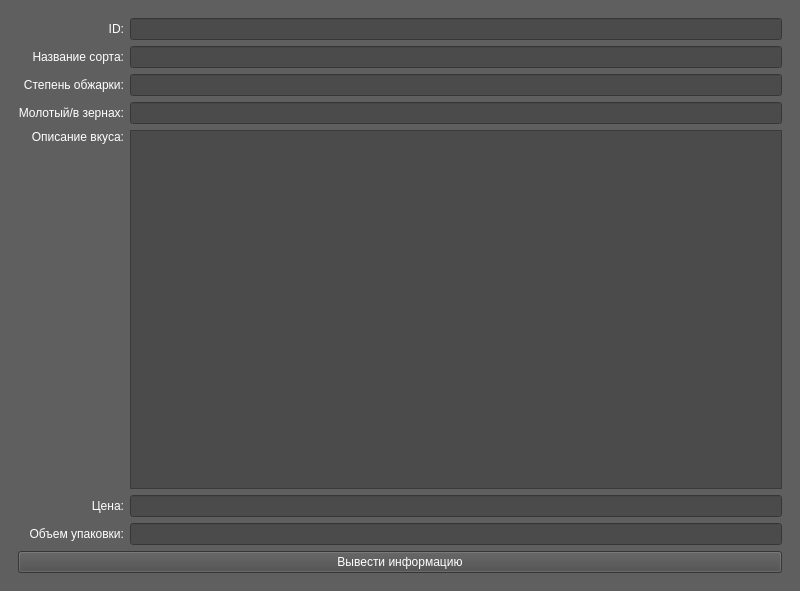
<?xml version="1.0" encoding="UTF-8"?>
<ui version="4.0">
 <class>CoffeWindow</class>
 <widget class="QMainWindow" name="CoffeWindow">
  <property name="geometry">
   <rect>
    <x>0</x>
    <y>0</y>
    <width>800</width>
    <height>591</height>
   </rect>
  </property>
  <property name="windowTitle">
   <string>Coffe</string>
  </property>
  <property name="styleSheet">
   <string notr="true">background-color: rgb(95, 95, 95);</string>
  </property>
  <widget class="QWidget" name="centralwidget">
   <layout class="QHBoxLayout" name="horizontalLayout">
    <item>
     <widget class="QFrame" name="frame">
      <property name="styleSheet">
       <string notr="true">background-color: rgb(95, 95, 95);</string>
      </property>
      <layout class="QGridLayout" name="gridLayout">
       <item row="5" column="1">
        <widget class="QTextEdit" name="description_edit">
         <property name="enabled">
          <bool>false</bool>
         </property>
         <property name="styleSheet">
          <string notr="true">color: rgb(255, 255, 255);
background-color: rgb(75, 75, 75);</string>
         </property>
        </widget>
       </item>
       <item row="7" column="1">
        <widget class="QLineEdit" name="size_edit">
         <property name="enabled">
          <bool>false</bool>
         </property>
         <property name="styleSheet">
          <string notr="true">color: rgb(255, 255, 255);
background-color: rgb(75, 75, 75);</string>
         </property>
        </widget>
       </item>
       <item row="3" column="0">
        <widget class="QLabel" name="label_4">
         <property name="styleSheet">
          <string notr="true">color: rgb(255, 255, 255);</string>
         </property>
         <property name="text">
          <string>Молотый/в зернах:</string>
         </property>
         <property name="alignment">
          <set>Qt::AlignRight|Qt::AlignTrailing|Qt::AlignVCenter</set>
         </property>
        </widget>
       </item>
       <item row="3" column="1">
        <widget class="QLineEdit" name="type_edit">
         <property name="enabled">
          <bool>false</bool>
         </property>
         <property name="styleSheet">
          <string notr="true">color: rgb(255, 255, 255);
background-color: rgb(75, 75, 75);</string>
         </property>
        </widget>
       </item>
       <item row="2" column="1">
        <widget class="QLineEdit" name="roast_edit">
         <property name="enabled">
          <bool>false</bool>
         </property>
         <property name="styleSheet">
          <string notr="true">color: rgb(255, 255, 255);
background-color: rgb(75, 75, 75);</string>
         </property>
        </widget>
       </item>
       <item row="6" column="1">
        <widget class="QLineEdit" name="price_edit">
         <property name="enabled">
          <bool>false</bool>
         </property>
         <property name="styleSheet">
          <string notr="true">color: rgb(255, 255, 255);
background-color: rgb(75, 75, 75);</string>
         </property>
        </widget>
       </item>
       <item row="0" column="1">
        <widget class="QLineEdit" name="id_edit">
         <property name="enabled">
          <bool>false</bool>
         </property>
         <property name="styleSheet">
          <string notr="true">color: rgb(255, 255, 255);
background-color: rgb(75, 75, 75);</string>
         </property>
        </widget>
       </item>
       <item row="1" column="1">
        <widget class="QLineEdit" name="name_edit">
         <property name="enabled">
          <bool>true</bool>
         </property>
         <property name="styleSheet">
          <string notr="true">color: rgb(255, 255, 255);
background-color: rgb(75, 75, 75);</string>
         </property>
        </widget>
       </item>
       <item row="1" column="0">
        <widget class="QLabel" name="label_2">
         <property name="styleSheet">
          <string notr="true">color: rgb(255, 255, 255);</string>
         </property>
         <property name="text">
          <string>Название сорта:</string>
         </property>
         <property name="alignment">
          <set>Qt::AlignRight|Qt::AlignTrailing|Qt::AlignVCenter</set>
         </property>
        </widget>
       </item>
       <item row="5" column="0">
        <widget class="QLabel" name="label_5">
         <property name="styleSheet">
          <string notr="true">color: rgb(255, 255, 255);</string>
         </property>
         <property name="text">
          <string>Описание вкуса:</string>
         </property>
         <property name="alignment">
          <set>Qt::AlignRight|Qt::AlignTop|Qt::AlignTrailing</set>
         </property>
        </widget>
       </item>
       <item row="7" column="0">
        <widget class="QLabel" name="label_7">
         <property name="styleSheet">
          <string notr="true">color: rgb(255, 255, 255);</string>
         </property>
         <property name="text">
          <string>Объем упаковки:</string>
         </property>
         <property name="alignment">
          <set>Qt::AlignRight|Qt::AlignTrailing|Qt::AlignVCenter</set>
         </property>
        </widget>
       </item>
       <item row="6" column="0">
        <widget class="QLabel" name="label_6">
         <property name="styleSheet">
          <string notr="true">color: rgb(255, 255, 255);</string>
         </property>
         <property name="text">
          <string>Цена:</string>
         </property>
         <property name="alignment">
          <set>Qt::AlignRight|Qt::AlignTrailing|Qt::AlignVCenter</set>
         </property>
        </widget>
       </item>
       <item row="0" column="0">
        <widget class="QLabel" name="label">
         <property name="styleSheet">
          <string notr="true">color: rgb(255, 255, 255);</string>
         </property>
         <property name="text">
          <string>ID:</string>
         </property>
         <property name="alignment">
          <set>Qt::AlignRight|Qt::AlignTrailing|Qt::AlignVCenter</set>
         </property>
        </widget>
       </item>
       <item row="2" column="0">
        <widget class="QLabel" name="label_3">
         <property name="styleSheet">
          <string notr="true">color: rgb(255, 255, 255);</string>
         </property>
         <property name="text">
          <string>Степень обжарки:</string>
         </property>
         <property name="alignment">
          <set>Qt::AlignRight|Qt::AlignTrailing|Qt::AlignVCenter</set>
         </property>
        </widget>
       </item>
       <item row="8" column="0" colspan="2">
        <widget class="QPushButton" name="info_button">
         <property name="styleSheet">
          <string notr="true">color: rgb(255, 255, 255);
background-color: rgb(75, 75, 75);</string>
         </property>
         <property name="text">
          <string>Вывести информацию</string>
         </property>
        </widget>
       </item>
      </layout>
     </widget>
    </item>
   </layout>
  </widget>
 </widget>
 <resources/>
 <connections/>
</ui>
